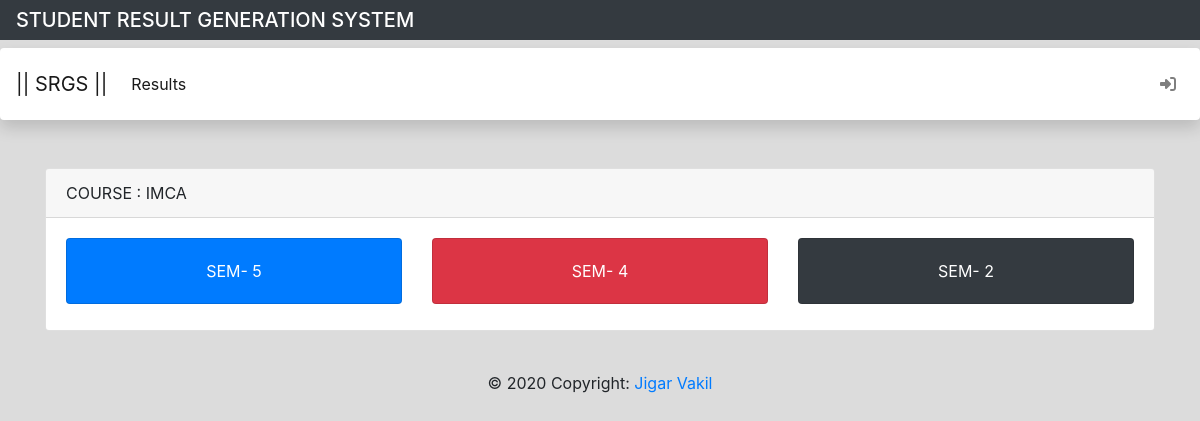
Screenshot of /student/viewsem.php?cid=2 with the database file from the repository.
### tables this page shows
CREATE TABLE `tbl_course` (
  `nm_courseid` int(11) NOT NULL,
  `sz_coursename` varchar(30) NOT NULL
);

CREATE TABLE `tbl_sem` (
  `nm_semid` int(11) NOT NULL,
  `nm_courseid` int(11) NOT NULL,
  `nm_sem` int(11) NOT NULL
);

### student/viewsem.php (the view, shortened to what this page needs)
<?php
    include("../include/connection.php");
    $cid=$_GET['cid'];
    $sqlc="select * from tbl_course where nm_courseid=$cid";
    $res=mysqli_query($con,$sqlc) or die(mysqli_error($con));
    $cdata=mysqli_fetch_assoc($res);
?>
<!doctype html>
<html lang="en">
<head>
    <link rel="stylesheet" href="https://stackpath.bootstrapcdn.com/bootstrap/4.3.1/css/bootstrap.min.css"
>
</head>
<body style="background-color:gainsboro">
<h3 align="center" class="navbar navbar-expand-md navbar-dark bg-dark" style="color:white;font-size:20px">STUDENT
        RESULT GENERATION SYSTEM </h3>
    <header>
        <nav class="shadow p-3 mb-5 bg-white rounded navbar navbar-expand-md navbar-light bg-light">
            <a class="navbar-brand" href="#">|| SRGS ||</a>
            <ul class="navbar-nav">
            <li class="nav-item active">
                    <a href="index.php" class="nav-link">Results</a>
                </li>
            </ul>
            <ul class="navbar-nav ml-auto">
                <li class="nav-item">
                    <a href="../student.php" class="nav-link">
                        <i class="fas fa-sign-in-alt    "></i>
                    </a>
                </li>
            </ul>
        </nav>
    </header>
    <div class="container">
        <div class="card">
            <div class="card-header">COURSE : <?= strtoupper($cdata['sz_coursename']) ?></div>
            <div class="card-body">
                <div class="row">
                    <?php
                        $i=1;
                        $sql="select * from tbl_sem where nm_courseid=$cid";
                        $res=mysqli_query($con,$sql);
                        while($row=mysqli_fetch_assoc($res))
                        {
                    ?>
                        <div class="col-md-4">
                            <div class="text-center card <?php if($i==1) echo "bg-primary text-white"; elseif($i==2) echo "bg-danger text-white"; else echo "bg-dark text-white" ?> ">
                                <div class="card-body">
                                    <a href="viewstudents.php?sid=<?= $row['nm_semid'] ?>" class="text-white "><?php echo "SEM- ".$row['nm_sem']; ?></a>
                                </div>
                            </div>
                        </div>
                        <br>
                        <br>
                        <br>
                    <?php
                        if($i==3)
                            $i=1;
                        else
                            $i++;
                        }
                    ?>
                </div>
            </div>
        </div>
    </div>
    <?php include("../include/footer.php"); ?>
</body>
</html>

### student/viewsem.php (style rules this page uses)
.navbar-nav { flex-direction: row; }
.nav-link { padding-right: .5rem !important; padding-left: .5rem !important; }

### rows the page displays
tbl_course: sz_coursename "IMCA"
tbl_sem: nm_sem "5"
tbl_sem: nm_sem "4"
tbl_sem: nm_sem "2"
